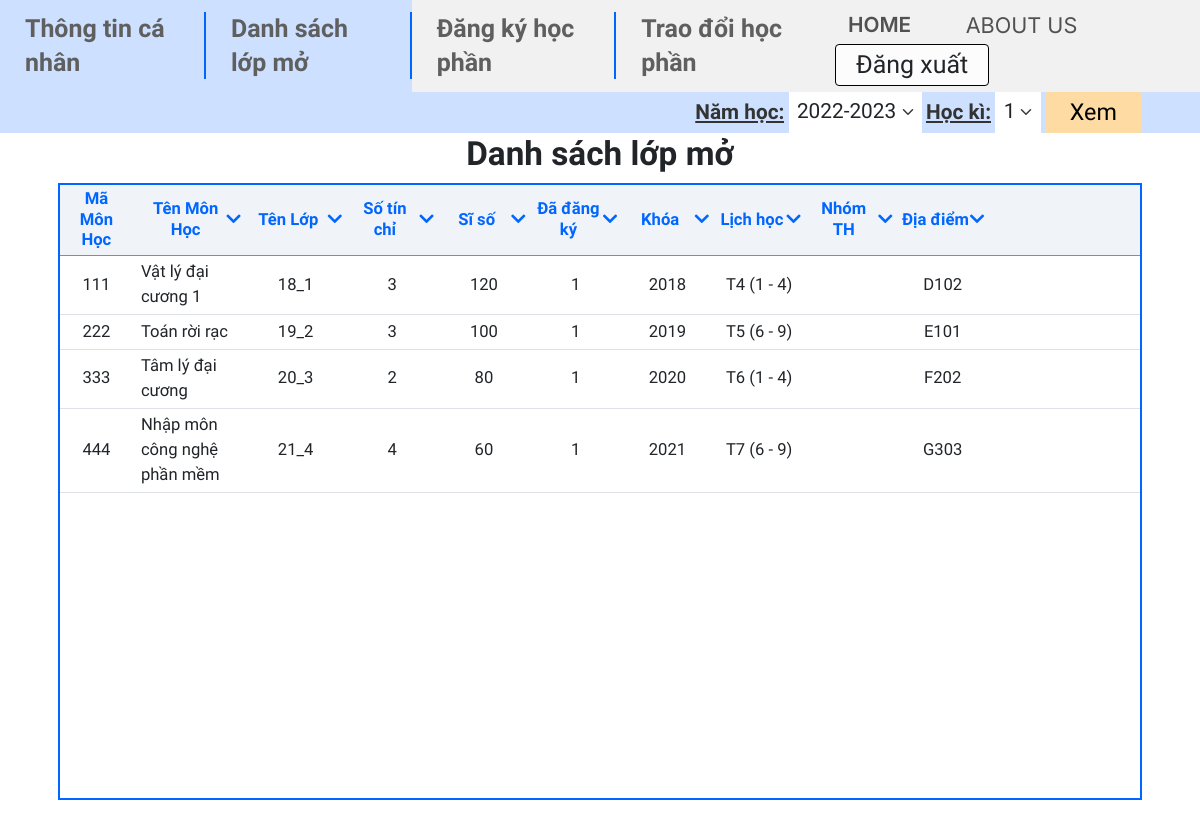
Page /mvc/views/Course.php (signed in) on the committed database.
### tables this page shows
CREATE TABLE `available_course_info` (
  `period_id` int(11) NOT NULL,
  `course_id` int(11) NOT NULL,
  `class_id` int(11) NOT NULL,
  `room` varchar(45) NOT NULL,
  `max_student` int(11) NOT NULL,
  `start_period` int(11) NOT NULL,
  `end_period` int(11) NOT NULL,
  `start_date` datetime DEFAULT NULL,
  `day` int(11) DEFAULT NULL
);

CREATE TABLE `course` (
  `ID` int(11) NOT NULL,
  `name` varchar(100) NOT NULL,
  `credits` int(11) NOT NULL,
  `faculty` int(11) DEFAULT NULL
);

CREATE TABLE `class` (
  `ID` int(11) NOT NULL,
  `name` varchar(45) NOT NULL,
  `school_year` year(4) NOT NULL,
  `faculty` int(11) NOT NULL
);

CREATE TABLE `available_course` (
  `period_id` int(11) NOT NULL,
  `course_id` int(11) NOT NULL,
  `faculty` int(11) NOT NULL,
  `school_year` year(4) NOT NULL
);

CREATE TABLE `day` (
  `num` int(11) NOT NULL,
  `name` varchar(45) NOT NULL
);

### mvc/views/Course.php (the view, shortened to what this page needs)
<?php
include "../config/db_connect.php";
$sql = "SELECT aci.course_id, c.name,
cl.name as class_name, c.credits, aci.max_student,
count(distinct en.student_id) as registered, ac.school_year,
d.name as day_name, aci.start_period, aci.end_period, aci.room, aci.period_id, aci.class_id
from available_course_info aci inner join course c on aci.course_id  = c.ID
inner join class cl on aci.class_id = cl.ID
left join enrollment en on aci.period_id = en.period_id and aci.course_id = en.course_id and aci.class_id = en.class_id
inner join available_course ac on aci.period_id = ac.period_id and aci.course_id = ac.course_id
inner join day d on d.num = aci.day
group by aci.period_id, aci.course_id, aci.class_id";
$query = $conn->query($sql);
$query->setFetchMode(PDO::FETCH_ASSOC);
?>
<!DOCTYPE html>
<html lang="en">
<head>
  <link href="https://cdn.jsdelivr.net/npm/bootstrap@5.2.3/dist/css/bootstrap.min.css" rel="stylesheet" />
  <link rel="stylesheet" href="https://cdnjs.cloudflare.com/ajax/libs/font-awesome/5.15.3/css/all.min.css">
  <link rel="stylesheet" href="../../public/css/Course.css">
</head>
<body>
  <nav class="navbar navbar-expand-sm bg-primary navbar-light filter-bar">
    <ul class="navbar-nav ms-auto">
      <li class="nav-item bg-primary">
        <span class="navtext label">Năm học:</span>
      </li>
      <li class="nav-item bg-primary">
        <select class="form-select nav-namhoc">
          <option value="2022-2023">2022-2023</option>
        </select>
      </li>
      <li class="nav-item bg-primary">
        <span class="navtext label">Học kì:</span>
      </li>
      <li class="nav-item bg-primary">
        <select class="form-select nav-hk">
          <option value="1">1</option>
        </select>
      </li>
      <li class="nav-item bg-primary">
        <button type="button" class="btn nav-item-button">Xem
        </button>
      </li>
    </ul>
  </nav>
  <div class="container-fluid" style="padding: 0 !important">
    <div class="text-center heading">Danh sách lớp mở</div>
    <div class="row h-100" style="margin: 0!important">
      <div class="container-fluid" style="padding: 1rem 7rem 4rem 7rem!important;">
        <div class="table-responsive table-course">
          <table class="table table-responsive table-hover">
            <thead>
              <tr>
                <th style="width: 6.7%">Mã<br>Môn Học</th>
                <th style="width: 10.4%">
                  <div style="display:flex; align-items:center; justify-content: center">
                    <div style="margin-left: 1rem;">Tên Môn Học</div>
                    <div style="margin-left: auto"><i class="fa fa-chevron-down"></i></div>
                  </div>
                </th>
                <th style="width: 9.4%">
                  <div style="display:flex; align-items:center; justify-content: center">
                    <div style="margin-left: auto">Tên Lớp</div>
                    <div style="margin-left: auto"><i class="fa fa-chevron-down"></i></div>
                  </div>
                </th>
                <th style="width:8.5%">
                  <div style="display:flex; align-items:center; justify-content: center">
                    <div style="margin-left: auto">Số tín chỉ</div>
                    <div style="margin-left: auto"><i class="fa fa-chevron-down"></i></div>
                  </div>
                </th>
                <th style="width: 8.5%">
                  <div style="display:flex; align-items:center; justify-content: center">
                    <div style="margin-left: auto">Sĩ số</div>
                    <div style="margin-left: auto"><i class="fa fa-chevron-down"></i></div>
                  </div>
                <th style="width: 8.5%">
                  <div style="display:flex; align-items:center; justify-content: center">
                    <div style="margin-left: auto">Đã đăng ký</div>
                    <div style="margin-left: auto"><i class="fa fa-chevron-down"></i></div>
                  </div>
                <th style="width: 8.5%">
                  <div style="display:flex; align-items:center; justify-content: center">
                    <div style="margin-left: auto">Khóa</div>
                    <div style="margin-left: auto"><i class="fa fa-chevron-down"></i></div>
                  </div>
                </th>
                <th style="width: 8.5%">
                  <div style="display:flex; align-items:center; justify-content: center">
                    <div style="margin-left: auto">Lịch học</div>
                    <div style="margin-left: auto"><i class="fa fa-chevron-down"></i></div>
                  </div>
                </th>
                <th style="width: 8.5%">
                  <div style="display:flex; align-items:center; justify-content: center">
                    <div style="margin-left: auto">Nhóm TH</div>
                    <div style="margin-left: auto"><i class="fa fa-chevron-down"></i></div>
                  </div>
                </th>
                <th style="width: 8.5%">
                  <div style="display:flex; align-items:center; justify-content: center">
                    <div style="margin-left: auto">Địa điểm</div>
                    <div style="margin-left: auto"><i class="fa fa-chevron-down"></i></div>
                  </div>
                </th>
                <th style="width: 14%"></th>
              </tr>
            </thead>
            <tbody>
              <?php while ($row = $query->fetch()) { ?>
                <tr>
                  <td><?php echo $row['course_id'] ;?></td>
                  <td style="text-align: left; padding-left: 1rem !important"><?php echo $row['name'] ;?></td>
                  <td><?php echo $row['class_name'] ;?></td>
                  <td><?php echo $row['credits'] ;?></td>
                  <td><?php echo $row['max_student'] ;?></td>
                  <td><?php echo $row['registered'] ;?></td>
                  <td><?php echo $row['school_year'] ;?></td>
                  <td><?php echo $row['day_name'] . ' (' . $row['start_period'] . ' - ' . $row['end_period'] . ')'; ?>
                  <td></td>
                  <td><?php echo $row['room']; ?></td>
                  <td></td>
                </tr>
              <?php } ?>
            </tbody>
          </table>
        </div>
      </div>
    </div>
</body>
</html>

### public/css/Course.css (style rules this page uses)
.navbar .label { font-weight: 700; font-size: 2.5rem; line-height: 3rem; text-decoration-line: underline; font-feature-settings: 'pnum' on, 'lnum' on; color: #333333; }
.navbar .form-select { height: 100%; width: max-content; text-align: left; font-weight: 400; font-size: 2.5rem; margin: auto 0.5rem; border-radius: 0 !important; border: none !important; padding: 0 3rem 0 1rem !important; }
.nav-item-button, .nav-item-button:hover, .nav-item-button:active { color: #000000; background-color: #FFDBA4; font-weight: 500; font-size: 2.8rem; border: none; padding-left: 3rem; padding-right: 3rem; margin-right: 7rem; }
.heading { font-weight: 700; font-size: 4rem; line-height: 5rem; margin-top: 0.4; }
.table-course { min-width: 700px; width: 100%; height: calc(100vh - 22rem); border: 2px solid #0066FF; }
th { font-weight: 600; font-size: 2rem; line-height: 2.5rem; color: #0066FF; }
thead { position: sticky; position: -webkit-sticky; top: 0; background-color: #F0F4F8; z-index: 999; border-top: none !important; border-bottom: none !important; box-shadow: inset 0 -1px 0 #8B8A98; padding: 2px 0; }
table tbody:nth-of-type(1) tr:nth-of-type(1) td { border-top: none !important; }
td { padding: 1rem 0; }
tr { vertical-align: middle; text-align: center; font-weight: 500; font-size: 2rem; }
body { font-family: 'Cabin', sans-serif; height: 100vh; }
@media screen and (max-width: 2399px) { html { font-size: 62.5% !important; } }
@media screen and (max-width: 1699px) { html { font-size: 52% !important; } }

### mvc/views/Course.php (style rules this page uses)
.nav-item.course { background-color: #cde0ff !important; }

### rows in the picture
available_course_info: course "111", course.name "Vật lý đại cương 1", class.name "18_1", course.credits "3", max_student "120", registered "1", available_course.school_year "2018", day.name "T4", start_period "1", end_period "4", room "D102"
available_course_info: course "222", course.name "Toán rời rạc", class.name "19_2", course.credits "3", max_student "100", registered "1", available_course.school_year "2019", day.name "T5", start_period "6", end_period "9", room "E101"
available_course_info: course "333", course.name "Tâm lý đại cương", class.name "20_3", course.credits "2", max_student "80", registered "1", available_course.school_year "2020", day.name "T6", start_period "1", end_period "4", room "F202"
available_course_info: course "444", course.name "Nhập môn công nghệ phần mềm", class.name "21_4", course.credits "4", max_student "60", registered "1", available_course.school_year "2021", day.name "T7", start_period "6", end_period "9", room "G303"
